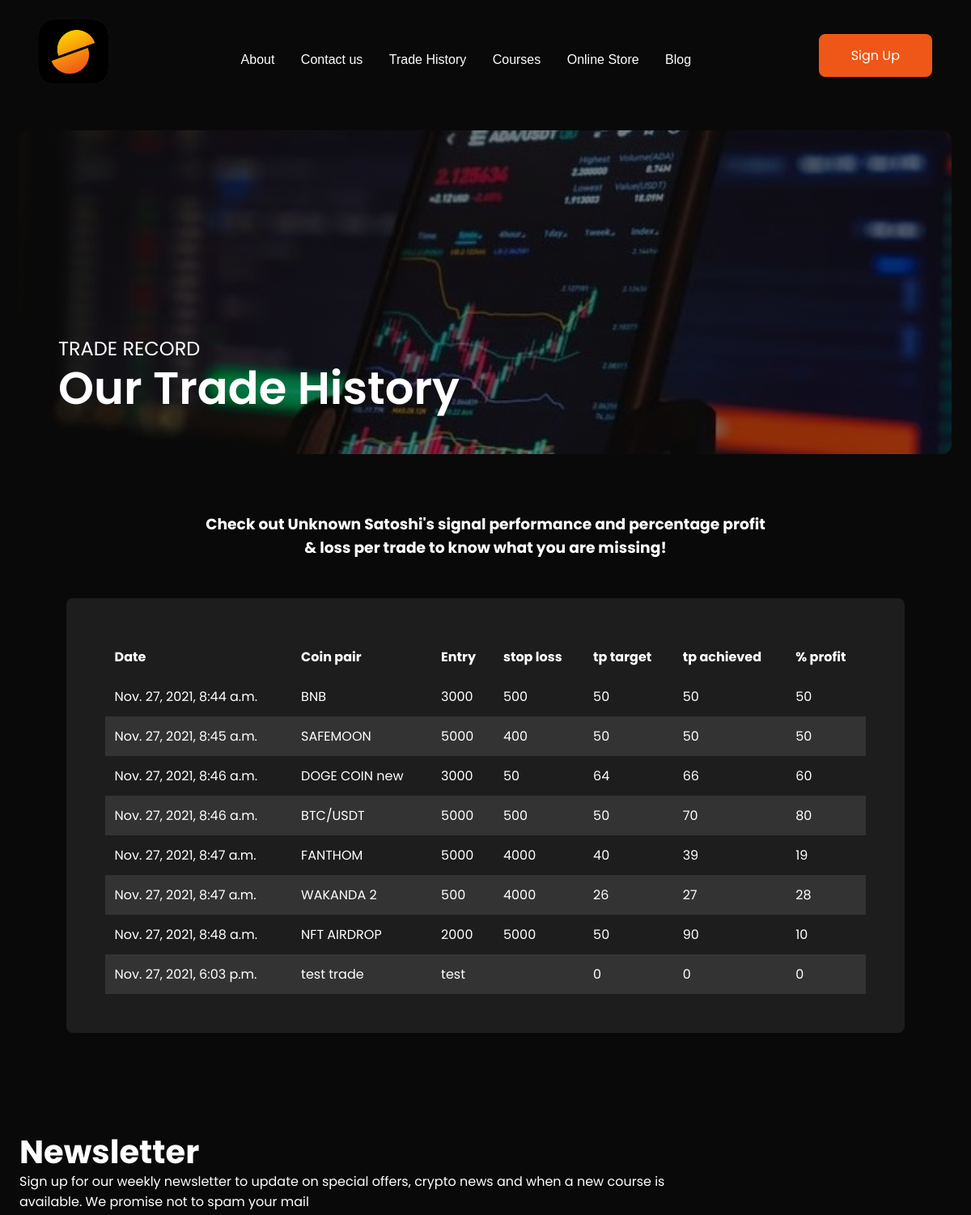
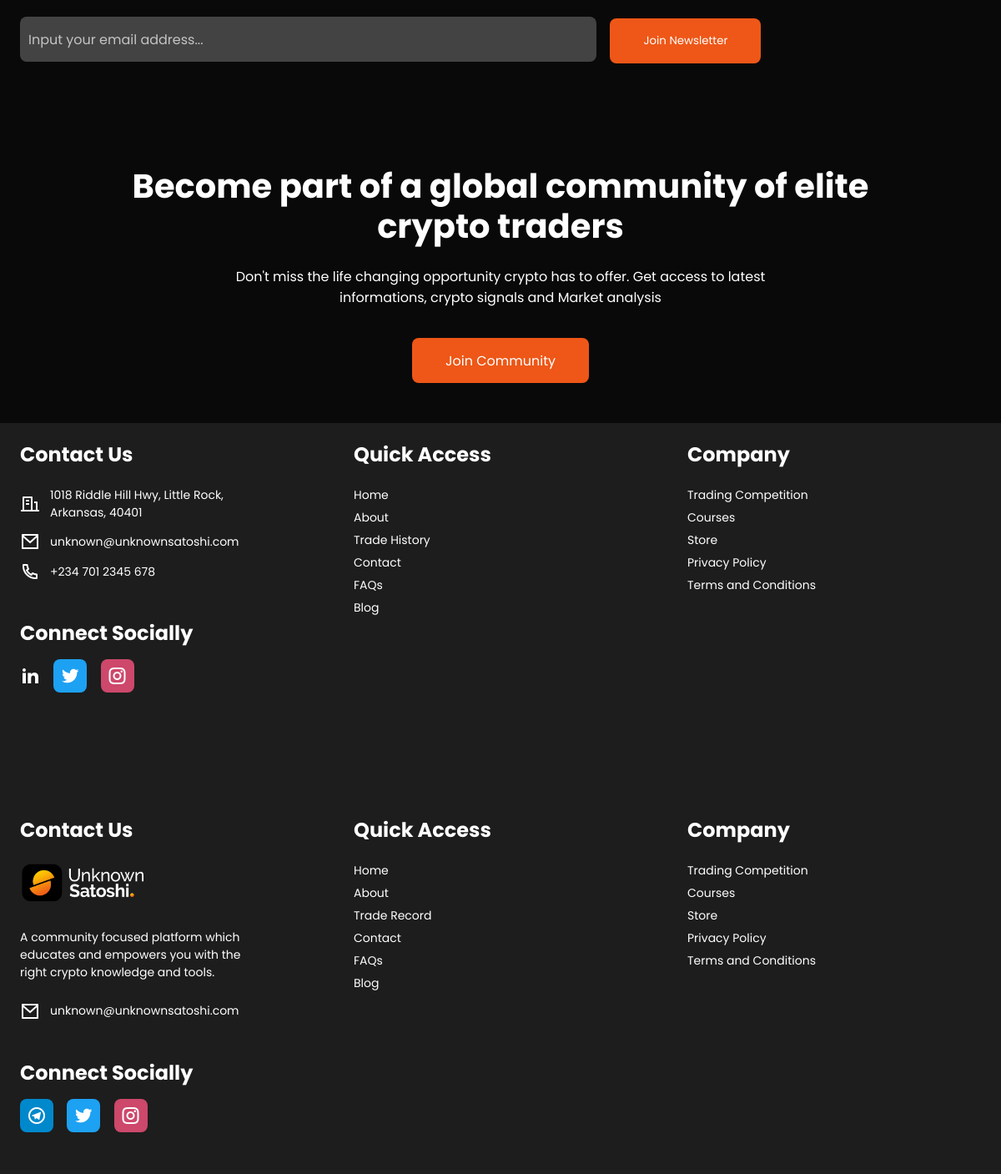
The page /trade-history/ on the database its author committed (2 pictures, top to bottom).
### cms/models.py (models this page shows, shortened)
class Cms(models.Model):
    title = models.CharField(max_length=200)
    entry = models.TextField(null=True, blank=True)
    stoploss = models.TextField(null=True, blank=True)
    tp_target = models.IntegerField(default=0, null=True, blank=True)
    tp_achieved = models.IntegerField(default=0, null=True, blank=True)
    profit = models.IntegerField(default=0, null=True, blank=True)
    tags = models.ManyToManyField(Tag, blank=True)
    featured_image = models.ImageField(null=True, blank=True, default="default.jpg")
    created = models.DateTimeField(auto_now_add=True)
    id = models.UUIDField(default=uuid.uuid4, unique=True, primary_key=True, editable=False)
    class Meta:
        ordering = ('created',)

### cms/views.py (the view)
# urls.py: path('trade-history/', views.trade_history, name='trade-history'),
def trade_history(request):
    template_name = 'cms/trade.html'
    cmss = Cms.objects.all()
    context = {'cmss':cmss}
    return render(request, template_name,context)

### cms/templates/cms/trade.html (shortened to what this page needs)
<!DOCTYPE html>
{% load static %}
<html lang="en">
<head>
    <link rel="stylesheet" type="text/css" href=" {% static 'css/style.css' %}" />
	<link href="https://cdn.jsdelivr.net/npm/remixicon@2.5.0/fonts/remixicon.css" rel="stylesheet">
</head>
<body class="about-page">
	<div class="page-wrapper">
        <div class="navbar">
            <div class="navbar__Link navbar__Link-brand">
                <a href="{% url 'home' %}" class="index-link">
                <img src=" {% static 'images/logo.png' %}" class="navbar-logo" alt="website's logo">
                </a>
            </div>
            <nav class="navbar__Items">
              <ul>
                <li class="navbar__Link">
                  <a class="nav-link" href="{% url 'about' %}">About</a>
                </li>
                <li class="navbar__Link">
                  <a class="nav-link" href="{% url 'contact' %}">Contact us</a>
                </li>
                <li class="navbar__Link">
                  <a class="nav-link" href="{% url 'trade-history' %}">Trade History</a>
                </li>
                <li class="navbar__Link">
                  <a class="nav-link" href="{% url 'courses' %}">Courses</a>
                </li>
                <li class="navbar__Link">
                  <a class="nav-link" href="{% url 'onlinestore' %}">Online Store</a>
                </li>
                <li class="navbar__Link">
                  <a class="nav-link" href="{% url 'blog' %}">Blog</a>
                </li>
              </ul>
            </nav>
       <nav class="navbar__Items navbar__Items--right">
                {% if request.user.is_authenticated %}
                  <div class="navbar__Link">
                <a class="btn hire-btn"  href="{% url 'logout' %}">Logout</a>
                </div>
                    {% else %}
                    <div class="navbar__Link">
                                    <a class="btn hire-btn"  href="{% url 'login' %}">Sign Up</a>
                                    </div>
                    {% endif%}
            </nav> </div>
		<br>
			     <section class="banner-section trade-banner">
                <div class="header-group">
                    <h4>TRADE RECORD</h4>
                    <h1>Our Trade History</h1>
                </div>
            </section>
            <h3 class="history-heading">Check out Unknown Satoshi's signal performance and percentage profit & loss per trade to know what you are missing!</h3>
            <section class="trade-table">
              <table>
                <thead>
                  <tr>
                    <th scope="col">Date</th>
                    <th scope="col">Coin pair</th>
                    <th scope="col">Entry</th>
                    <th scope="col">stop loss</th>
                    <th scope="col">tp target</th>
                    <th scope="col">tp achieved</th>
                    <th scope="col">% profit</th>
                  </tr>
                </thead>
                <tbody>
                  {% for cms in cmss %}
                  <tr>
                    <td data-label="Date">{{ cms.created }}</td>
                    <td data-label="Coin pair">{{ cms.title }}</td>
                    <td data-label="Entry">{{ cms.entry }}</td>
                    <td data-label="stop loss">{{ cms.stoploss }}</td>
                    <td data-label="tp target">{{ cms.tp_target }}</td>
                    <td data-label="tp achieved">{{ cms.tp_achieved }}</td>
                    <td data-label="% profit">{{ cms.profit }}</td>
                  </tr>
                  {% endfor %}
                </tbody>
              </table>
            </section>
		<section class="newsletter-section">
			<h2>Newsletter</h2>
			<p>Sign up for our weekly newsletter to update on special offers, crypto news and when a new course is available. We promise not to spam your mail</p>
			<form action="{% url 'home' %}" method="post">
				<input type="email" name="email" id="email" class="input-field" placeholder="Input your email address..." required>
				<button class="btn" type="submit" name="newsletter-btn">Join Newsletter</button>
			</form>
		</section>
		<section class="join-community">
			<h2>Become part of a global community of elite crypto traders</h2>
			<p>Don't miss the life changing opportunity crypto has to offer. Get access to latest informations, crypto signals and Market analysis</p>
			<a class="btn" href="https://discord.gg/zFGTdZYsQ4">Join Community</a>
		</section>
	</div>
		<footer>
			<div class="footer-content__container">
				<section class="footer-content__item">
					<h4>Contact Us</h4>
					<div class="contact-options">
						<p><i class="ri-building-line"></i> 1018 Riddle Hill Hwy, Little Rock, Arkansas, 40401</p>
						<p><i class="ri-mail-line"></i><a href="mailto:unknown@unknownsatoshi.com">unknown@unknownsatoshi.com</a></p>
						<p><i class="ri-phone-line"></i><a href="tel:+234 701 2345 678">+234 701 2345 678</a></p>
					</div>
					<div class="social-links">
						<h4>Connect Socially</h4>
						<a href="#"><i class="ri-linkedin-fill"></i></a>
						<a href="#"><i class="ri-twitter-fill"></i></a>
						<a href="#"><i class="ri-instagram-line"></i></a>
					</div>
				</section>
				<section class="footer-content__item">
					<h4>Quick Access</h4>
					<div class="links">
						<a href="{% url 'home' %}">Home</a>
						<a href="{% url 'about' %}">About</a>
						<a href="{% url 'trade-history' %}">Trade History</a>
						<a href="{% url 'contact' %}">Contact</a>
						<a href="{% url 'faqs' %}">FAQs</a>
						<a href="{% url 'blog' %}">Blog</a>
					</div>
				</section>
				<section class="footer-content__item">
          <h4>Company</h4>
          <div class="links">
            <a href="competition.html">Trading Competition</a>
            <a href="{% url 'courses' %}">Courses</a>
            <a href="{% url 'onlinestore' %}">Store</a>
            <a href="privacy.html">Privacy Policy</a>
            <a href="terms.html">Terms and Conditions</a>
          </div>
			</section>
			</div>
		</footer><footer>
      <div class="footer-content__container">
        <section class="footer-content__item">
          <h4>Contact Us</h4>
          <div class="contact-options">
            <img src="{% static 'images/alt-logo.png' %}" alt="logo for unknown satoshi" class="alt-logo">
            <p>A community focused platform which educates and empowers you with the right crypto knowledge and tools.</p>
            <p class="iconic-paragraph"><i class="ri-mail-line"></i><a href="mailto:unknown@unknownsatoshi.com">unknown@unknownsatoshi.com</a></p>
          </div>
          <div class="social-links">
            <h4>Connect Socially</h4>
            <a href="https://t.me/unknown_satoshi"><i class="ri-telegram-line"></i></a>
            <a href="https://twitter.com/unknown_satoshi?t=neIjfJivVymH9Kg75UjqlA&s=09"><i class="ri-twitter-fill"></i></a>
            <a href="https://instagram.com/theunknownsatoshi?utm_medium=copy_link"><i class="ri-instagram-line"></i></a>
          </div>
        </section>
        <section class="footer-content__item">
          <h4>Quick Access</h4>
          <div class="links">
            <a href="{% url 'home' %}">Home</a>
            <a href="{% url 'about' %}">About</a>
            <a href="{% url 'trade-history' %}">Trade Record</a>
            <a href="{% url 'contact' %}">Contact</a>
            <a href="{% url 'faqs' %}">FAQs</a>
            <a href="{% url 'blog' %}">Blog</a>
          </div>
        </section>
        <section class="footer-content__item">
				<h4>Company</h4>
				<div class="links">
					<a href="competition.html">Trading Competition</a>
					<a href="{% url 'courses' %}">Courses</a>
					<a href="{% url 'onlinestore' %}">Store</a>
					<a href="privacy.html">Privacy Policy</a>
					<a href="terms.html">Terms and Conditions</a>
				</div>
			</section>
      </div>
    </footer>
</body>
</html>

### rows shown on the page
Cms: created "Nov. 27, 2021, 8:44 a.m.", title "BNB", entry "3000", stoploss "500", tp_target "50", tp_achieved "50", profit "50"
Cms: created "Nov. 27, 2021, 8:45 a.m.", title "SAFEMOON", entry "5000", stoploss "400", tp_target "50", tp_achieved "50", profit "50"
Cms: created "Nov. 27, 2021, 8:46 a.m.", title "DOGE COIN new", entry "3000", stoploss "50", tp_target "64", tp_achieved "66", profit "60"
Cms: created "Nov. 27, 2021, 8:46 a.m.", title "BTC/USDT", entry "5000", stoploss "500", tp_target "50", tp_achieved "70", profit "80"
Cms: created "Nov. 27, 2021, 8:47 a.m.", title "FANTHOM", entry "5000", stoploss "4000", tp_target "40", tp_achieved "39", profit "19"
Cms: created "Nov. 27, 2021, 8:47 a.m.", title "WAKANDA 2", entry "500", stoploss "4000", tp_target "26", tp_achieved "27", profit "28"
Cms: created "Nov. 27, 2021, 8:48 a.m.", title "NFT AIRDROP", entry "2000", stoploss "5000", tp_target "50", tp_achieved "90", profit "10"
Cms: created "Nov. 27, 2021, 6:03 p.m.", title "test trade", entry "test", tp_target "0", tp_achieved "0", profit "0"
